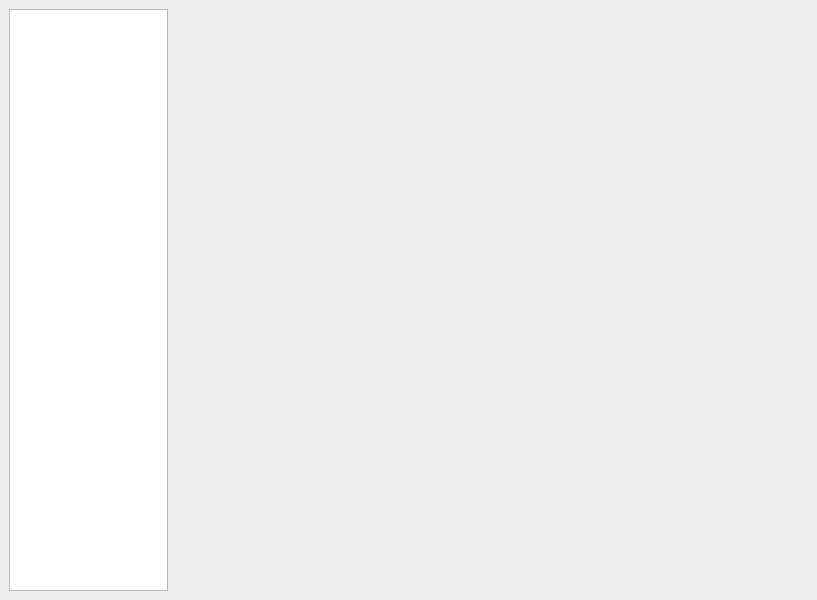
<?xml version="1.0" encoding="UTF-8"?>
<ui version="4.0">
 <class>MainWindow</class>
 <widget class="QMainWindow" name="MainWindow">
  <property name="geometry">
   <rect>
    <x>0</x>
    <y>0</y>
    <width>817</width>
    <height>600</height>
   </rect>
  </property>
  <property name="sizePolicy">
   <sizepolicy hsizetype="Expanding" vsizetype="Expanding">
    <horstretch>0</horstretch>
    <verstretch>0</verstretch>
   </sizepolicy>
  </property>
  <property name="windowTitle">
   <string>MainWindow</string>
  </property>
  <widget class="QWidget" name="centralwidget">
   <property name="sizePolicy">
    <sizepolicy hsizetype="Preferred" vsizetype="Preferred">
     <horstretch>0</horstretch>
     <verstretch>0</verstretch>
    </sizepolicy>
   </property>
   <layout class="QGridLayout" name="gridLayout_2">
    <item row="0" column="0">
     <layout class="QGridLayout" name="gridLayout" columnstretch="1,4">
      <item row="1" column="1">
       <widget class="Map" name="map" native="true"/>
      </item>
      <item row="1" column="0">
       <widget class="QListWidget" name="target_list"/>
      </item>
     </layout>
    </item>
   </layout>
  </widget>
 </widget>
 <customwidgets>
  <customwidget>
   <class>Map</class>
   <extends>QWidget</extends>
   <header>map.h</header>
   <container>1</container>
  </customwidget>
 </customwidgets>
 <resources/>
 <connections/>
 <slots>
  <slot>func()</slot>
 </slots>
</ui>
